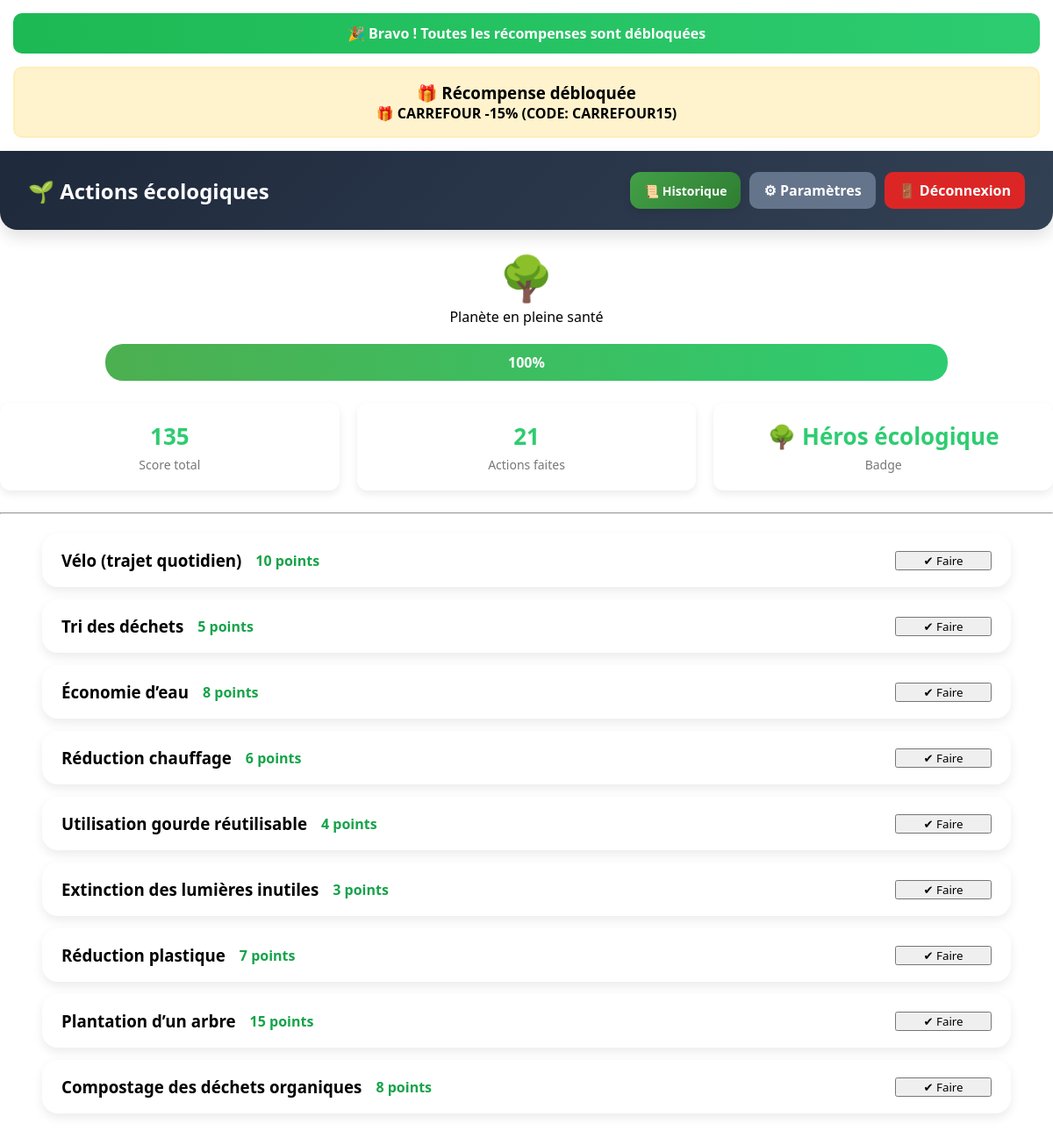
/actions (signed in), run on the app's committed database.
### models.py (models this page shows)
class Action(db.Model):
    id = db.Column(db.Integer, primary_key=True)
    name = db.Column(db.String(100), nullable=False)
    points = db.Column(db.Integer, nullable=False)

### app.py (the view)
@app.get("/actions")
@login_required
def actions_page():
    user_id = session.get("user_id")
    actions = Action.query.all()
    historiques = Historique.query.filter_by(user_id=user_id).all()
    score_total = 0
    for h in historiques:
        action = db.session.get(Action, h.action_id)
        if action:
            score_total += action.points
    nb_actions_faites = len(historiques)
    progress = min(score_total, 100)
    if score_total < 50:
        planet = "🌫️"
        planet_text = "Planète polluée"
    elif score_total < 100:
        planet = "🌿"
        planet_text = "Planète en amélioration"
        planet_text = "Planète en amélioration"
    else:
        planet = "🌳"
        planet_text = "Planète en pleine santé"
    notification = None
    gift = None
    if score_total >= 100:
        gift = "🎁 CARREFOUR -15% (CODE: CARREFOUR15)"
        notification = "🎉 Bravo ! Toutes les récompenses sont débloquées"
    elif score_total >= 75:
        gift = "🎁 -20% réduction (CODE: GREEN20)"
        notification = f"🔥 Plus que {100 - score_total} points pour Carrefour -15%"
    elif score_total >= 25:
        gift = "🎁 LIDL -10% (CODE: LIDL10)"
        notification = f"🎯 Plus que {75 - score_total} points pour -20%"
    else:
        notification = f"🚀 Plus que {25 - score_total} points pour débloquer Lidl -10%"
    if score_total >= 100:
        badge = "🌳 Héros écologique"
    elif score_total >= 75:
        badge = "🌱 Expert vert"
    else:
        badge = "🌿 Débutant"
    return render_template(
      "actions.html",
       actions=actions,
       score_total=score_total,
       nb_actions_faites=nb_actions_faites,
       badge=badge,
       notification=notification,
       gift=gift,
       planet=planet,
       planet_text=planet_text,
       progress=progress
    )

### app.py (called while the page is built)
def login_required(f):
    @wraps(f)
    def wrapper(*args, **kwargs):
        if "user_id" not in session:
            return redirect(url_for("login_page"))
        return f(*args, **kwargs)
    return wrapper

### templates/actions.html (shortened to what this page needs)
{% extends "base.html" %}
{% block content %}
{% if notification %}
<div class="notification-banner">
    {{ notification }}
</div>
{% endif %}
{% if gift %}
<div class="gift-box">
    <h3>🎁 Récompense débloquée</h3>
    <p>{{ gift }}</p>
</div>
{% endif %}
<div class="top-bar">
    <h2>🌱 Actions écologiques</h2>
    <div class="nav-buttons">
        <a href="{{ url_for('historique_page') }}" class="btn-historique">
            📜 Historique
        </a>
        <a href="/settings" class="btn btn-gray">⚙ Paramètres</a>
        <a href="/logout" class="btn btn-red">🚪 Déconnexion</a>
    </div>
</div>
<div style="text-align:center; margin:20px;">
    <h1 style="font-size:50px;">{{ planet }}</h1>
    <p>{{ planet_text }}</p>
</div>
<div style="width:80%; margin:20px auto;">
    <div style="background:#ddd; border-radius:20px; overflow:hidden;">
        <div style="
            width:{{ progress }}%;
            background:linear-gradient(90deg, #4CAF50, #2ecc71);
            color:white;
            padding:10px;
            text-align:center;
            font-weight:bold;">
            {{ progress }}%
        </div>
    </div>
</div>
<div class="stats-row">
    <div class="stat-card">
        <span class="stat-number">{{ score_total }}</span>
        <span class="stat-label">Score total</span>
    </div>
    <div class="stat-card">
        <span class="stat-number">{{ nb_actions_faites }}</span>
        <span class="stat-label">Actions faites</span>
    </div>
    <div class="stat-card">
        <span class="stat-number">{{ badge }}</span>
        <span class="stat-label">Badge</span>
    </div>
</div>
<hr>
<div class="actions-container">
    {% for action in actions %}
        <div class="action-card" onclick="animateCard(this)">
            <div class="action-left">
                <h3>{{ action.name }}</h3>
                <p class="points">{{ action.points }} points</p>
            </div>
            <form method="POST" action="/actions/do/{{ action.id }}">
                <button type="submit" class="btn-action">✔ Faire</button>
            </form>
        </div>
    {% endfor %}
</div>
{% endblock %}

### templates/base.html (shortened to what this page needs)
<!DOCTYPE html>
<html lang="fr">
<head>
    <link rel="stylesheet" href="{{ url_for('static', filename='style.css') }}">
</head>
<body class="{% block body_class %}{% endblock %}">
    {% block content %}{% endblock %}
</body>
</html>

### static/style.css (style rules this page uses)
* { margin: 0; padding: 0; box-sizing: border-box; font-family: "Segoe UI", Arial, sans-serif; }
body { min-height: 100vh; }
.top-bar { background: linear-gradient(135deg, #1e293b, #334155); color: white; padding: 24px 32px; border-radius: 0 0 20px 20px; display: flex; justify-content: space-between; align-items: center; gap: 20px; box-shadow: 0 8px 18px rgba(0, 0, 0, 0.12); }
.nav-buttons { display: flex; gap: 10px; flex-wrap: wrap; }
.stats-row { display: flex; justify-content: space-between; gap: 20px; margin: 25px 0; }
.stat-card { flex: 1; background: white; padding: 20px; border-radius: 12px; text-align: center; box-shadow: 0 4px 10px rgba(0,0,0,0.08); display: flex; flex-direction: column; justify-content: center; align-items: center; }
.stat-number { font-size: 26px; font-weight: bold; margin-bottom: 5px; color: #2ecc71; }
.stat-label { font-size: 14px; color: #777; }
.actions-container { width: 92%; margin: 22px auto 28px auto; }
.action-card { background: white; border-radius: 18px; padding: 18px 22px; margin-bottom: 14px; display: flex; justify-content: space-between; align-items: center; box-shadow: 0 5px 12px rgba(0, 0, 0, 0.08); transition: transform 0.15s ease, box-shadow 0.15s ease; }
.action-left { display: flex; align-items: center; gap: 16px; }
.points { color: #16a34a; font-weight: 700; }
.btn { display: inline-block; border: none; border-radius: 10px; padding: 10px 16px; text-decoration: none; color: white; font-weight: 700; cursor: pointer; transition: transform 0.15s ease, opacity 0.2s ease, background 0.2s ease; }
.btn-gray { background: #64748b; }
.btn-red { background: #dc2626; }
.btn-action { min-width: 110px; animation: pulseBtn 1.8s infinite; }
.notification-banner { background: linear-gradient(90deg, #1db954, #2ecc71); color: white; padding: 12px; margin: 15px; border-radius: 10px; text-align: center; font-weight: bold; }
.gift-box { background: #fff3cd; border: 2px solid #ffeeba; padding: 15px; margin: 15px; border-radius: 10px; text-align: center; font-weight: bold; }
.btn-historique { display: inline-flex; align-items: center; gap: 8px; background: linear-gradient(135deg, #43a047, #2e7d32); color: white; text-decoration: none; padding: 10px 16px; border-radius: 12px; font-weight: 600; font-size: 14px; box-shadow: 0 4px 10px rgba(0,0,0,0.1); transition: all 0.25s ease; }

### data on the page
Action: name "Vélo (trajet quotidien)", points "10"
Action: name "Tri des déchets", points "5"
Action: name "Économie d’eau", points "8"
Action: name "Réduction chauffage", points "6"
Action: name "Utilisation gourde réutilisable", points "4"
Action: name "Extinction des lumières inutiles", points "3"
Action: name "Réduction plastique", points "7"
Action: name "Plantation d’un arbre", points "15"
Action: name "Compostage des déchets organiques", points "8"

### other printed values
{{ notification }} "🎉 Bravo ! Toutes les récompenses sont débloquées"
{{ gift }} "🎁 CARREFOUR -15% (CODE: CARREFOUR15)"
{{ planet }} "🌳"
{{ planet_text }} "Planète en pleine santé"
{{ progress }} "100"
{{ score_total }} "135"
{{ nb_actions_faites }} "21"
{{ badge }} "🌳 Héros écologique"
